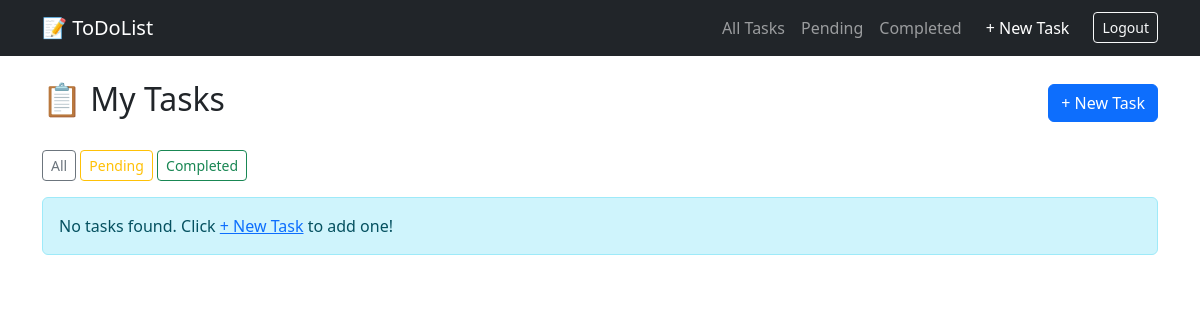
Before: / (signed in) with the older database file.
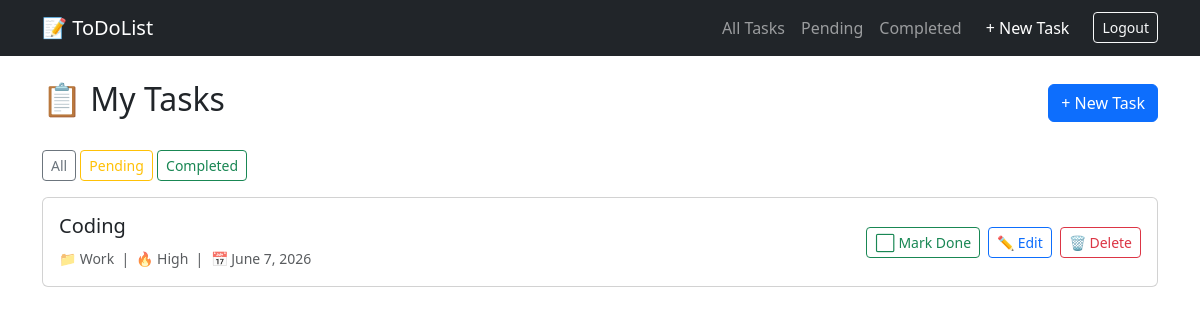
After: the same page with the newer database file.
### todo_app/models.py (models this page shows, shortened)
class Todo(models.Model):
    Priorities = [
        ('Low', 'Low'),
        ('Medium', 'Medium'),
        ('High', 'High'),
        ('Urgent', 'Urgent'),
    ]
    Categories= [
        ('Work','Work'),
        ('Personal','Personal'),
        ('Shopping','Shopping'),
        ('Health','Health'),
        ('Other','Other'),
    ]
    user = models.ForeignKey(User,on_delete=models.CASCADE,related_name='todos')
    title = models.CharField(max_length=250,help_text="What's need to be done?")
    completed = models.BooleanField(default=False,help_text='Is this task finished?')
    created_at = models.DateTimeField(auto_now_add=True,help_text="When was this task added?")
    updated_at = models.DateTimeField(auto_now=True,help_text="When was this last changed?")
    due_date = models.DateField(null=True,blank=True,help_text="When does this need to be done?")
    priority = models.CharField(max_length=100,choices=Priorities,default='Medium')
    category = models.CharField(max_length=100,choices=Categories,null=True,blank=True)
    class Meta:
        ordering = ['-created_at']
        verbose_name = 'Todo Task'
        verbose_name_plural = "Todo Tasks"
    def is_overdue(self):
        if self.due_date and not self.completed:
            if timezone.now().date() > self.due_date:
                return True
        return False

### todo_app/views.py (the view)
# urls.py: path('',TodoListView.as_view(),name='todo_list'),
class TodoListView(LoginRequiredMixin,ListView):
    model = Todo
    template_name = 'todo_app/todo_list.html'
    context_object_name = 'todos'
    def get_queryset(self):
        status = self.request.GET.get('status')
        if status == 'completed':
            return Todo.objects.filter(completed=True)
        elif status == 'pending':
            return Todo.objects.filter(completed=False)
        return Todo.objects.filter(user=self.request.user)

### todo_app/templates/todo_app/todo_list.html (shortened to what this page needs)
{% extends "todo_app/base.html" %}
{% block content %}
<div class="d-flex justify-content-between align-items-center mb-4">
    <h2>📋 My Tasks</h2>
    <a href="{% url 'todo_create' %}" class="btn btn-primary">+ New Task</a>
</div>
<div class="mb-3">
    <a href="{% url 'todo_list' %}" class="btn btn-outline-secondary btn-sm">All</a>
    <a href="{% url 'todo_list' %}?status=pending" class="btn btn-outline-warning btn-sm">Pending</a>
    <a href="{% url 'todo_list' %}?status=completed" class="btn btn-outline-success btn-sm">Completed</a>
</div>
{% if todos %}
    {% for todo in todos %}
    <div class="card mb-3 {% if todo.is_overdue %}border-danger{% elif todo.completed %}border-success{% endif %}">
        <div class="card-body d-flex justify-content-between align-items-center">
            <div>
                <h5 class="card-title {% if todo.completed %}text-decoration-line-through text-muted{% endif %}">
                    {{ todo.title }}
                </h5>
                <small class="text-muted">
                    📁 {{ todo.category }} &nbsp;|&nbsp;
                    🔥 {{ todo.priority }} &nbsp;|&nbsp;
                    📅 {{ todo.due_date|default:"No due date" }}
                </small>
            </div>
            <div class="d-flex gap-2">
        <form method="POST" action="{% url 'todo_toggle' todo.pk %}">
        {% if todo.completed %}
            <button type="submit" class="btn btn-sm btn-success">✅ Done</button>
        {% else %}
            <button type="submit" class="btn btn-sm btn-outline-success">⬜ Mark Done</button>
        {% endif %}
    </form>
                <a href="{% url 'todo_update' todo.pk %}" class="btn btn-sm btn-outline-primary">✏️ Edit</a>
                <a href="{% url 'todo_delete' todo.pk %}" class="btn btn-sm btn-outline-danger">🗑️ Delete</a>
            </div>
        </div>
    </div>
    {% endfor %}
{% else %}
    <div class="alert alert-info">No tasks found. Click <a href="{% url 'todo_create' %}">+ New Task</a> to add one!</div>
{% endif %}
{% endblock %}

Changed rows visible on the page:
added Todo: title "Coding", category "Work", priority "High", due_date "June 7, 2026", completed "⬜ Mark Done"
Other visible differences:
text no longer shown: "No tasks found. Click + New Task to add one!"
